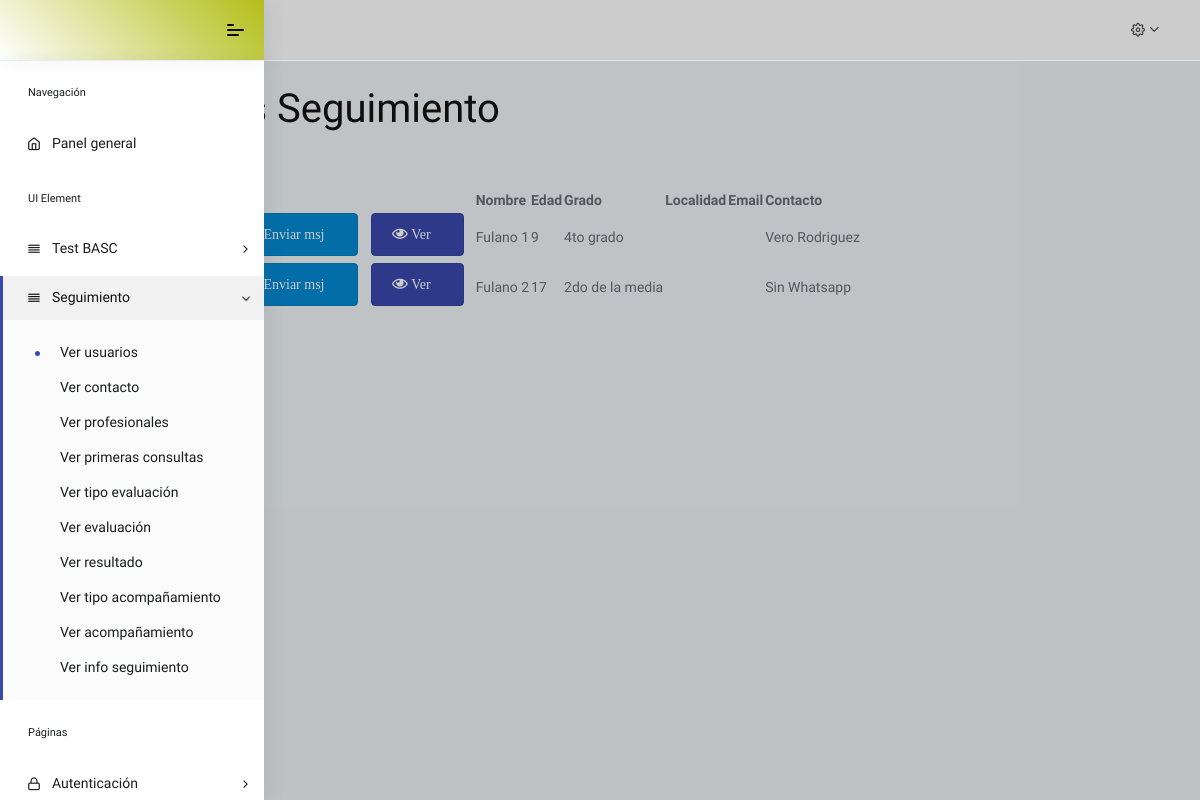
Page /all-usuario/ (signed in) on the committed database.
### models.py (models this page shows, shortened)
class TimestampMixin(object):
    created = db.Column(
        db.DateTime, nullable=False, server_default=func.now())
    updated = db.Column(db.DateTime, onupdate=func.now())
    status = db.Column(Boolean, default=True)

class ContactoSegUser(db.Model, TimestampMixin):
    __tablename__ = 'contacto_user'
    id = db.Column(Integer, primary_key=True)
    nombre = db.Column(String(length=50), nullable=False)
    telefono = db.Column(String(length=40))

class SegUser(db.Model, UserMixin, TimestampMixin):
    __tablename__= 'seguimiento_user'
    id = db.Column(Integer, primary_key=True)
    nombre = db.Column(String(length=50), nullable=False)
    edad = db.Column(Integer)
    grado = db.Column(String(length=40))
    localidad = db.Column(String(length=60))
    email = db.Column(String(length=150))
    carpeta = db.Column(String(length=150))
    id_contacto = db.Column(Integer, ForeignKey('contacto_user.id'))
    contacto = db.relationship('ContactoSegUser', backref='seguimiento_user', lazy=True)

### app.py (the view)
@app.route('/all-usuario/',  methods=["GET"])
@login_required
def all_usuario():
    users = SegUser.query.all()
    contactos = [(b.id, b.nombre, b.telefono) for b in ContactoSegUser.query.all()]
    return render_template('all_usuario.html',
                           users=users, contactos=contactos)

### app.py (called while the page is built)
@login_manager.user_loader
def load_user(user_id):
    return Usuarios.get_by_id(int(user_id))

### models.py (called while the page is built)
    @staticmethod
    def get_by_id(id):
        return Usuarios.query.get(id)

### templates/all_usuario.html (shortened to what this page needs)
{% extends 'base2.html' %}
{% block body %}
<div class="container">
    <h1 class="h1 align-items-center">Usuarios Seguimiento</h1>
    <a class="btn btn-primary" href="{{ url_for('usuario') }}" role="button">Añadir usuario</a>
    <table
          id="table"
          data-pagination="true"
          data-search="true"
          data-toggle="table"
          data-show-columns="true"
          data-locale="es-PY"
          data-show-columns-toggle-all="true"
    >
        <thead>
            <th>Acciones</th>
            <th data-sortable="true">Nombre</th>
            <th data-sortable="true">Edad</th>
            <th data-sortable="true">Grado</th>
            <th data-sortable="true">Localidad</th>
            <th data-sortable="true">Email</th>
            <th data-sortable="true">Contacto</th>
        </thead>
        <tbody>
        {% for user in users %}
        <tr>
                <td>
                {% for contact in contactos %}
                {% if contact[0] == user.id_contacto %}
                    <a href="{{ url_for('edit_usuario',u1_id=user.id) }}" class="btn btn-success btn-circle" role="button" ><i class="far fa-edit">Editar</i></a>
                    <a href="https://wa.me/{{contact[2]}}" class="btn btn-info btn-circle" role="button" ><i class="far fa-id-badge"> Enviar msj</i></a>
                    <a href="{{ url_for('seguimiento',s1_id=user.id) }}" class="btn btn-primary btn-circle" role="button" ><i class="far fa-eye"> Ver</i></a>
                </td>
                <td>{{user.nombre}}</td>
                <td>{{user.edad}}</td>
                <td>{{user.grado}}</td>
                <td>{{user.localidad}}</td>
                <td>{{user.email}}</td>
                <td>
                            {{ contact[1] }}
                {% endif %}
                {% endfor %}
                </td>
        </tr>
        {% endfor %}
        </tbody>
    </table>
</div>
{% endblock %}

### rows in the picture
SegUser: nombre "Fulano 1", edad "9", grado "4to grado"
ContactoSegUser: nombre "Vero Rodriguez"
SegUser: nombre "Fulano 2", edad "17", grado "2do de la media"
ContactoSegUser: nombre "Sin Whatsapp"
